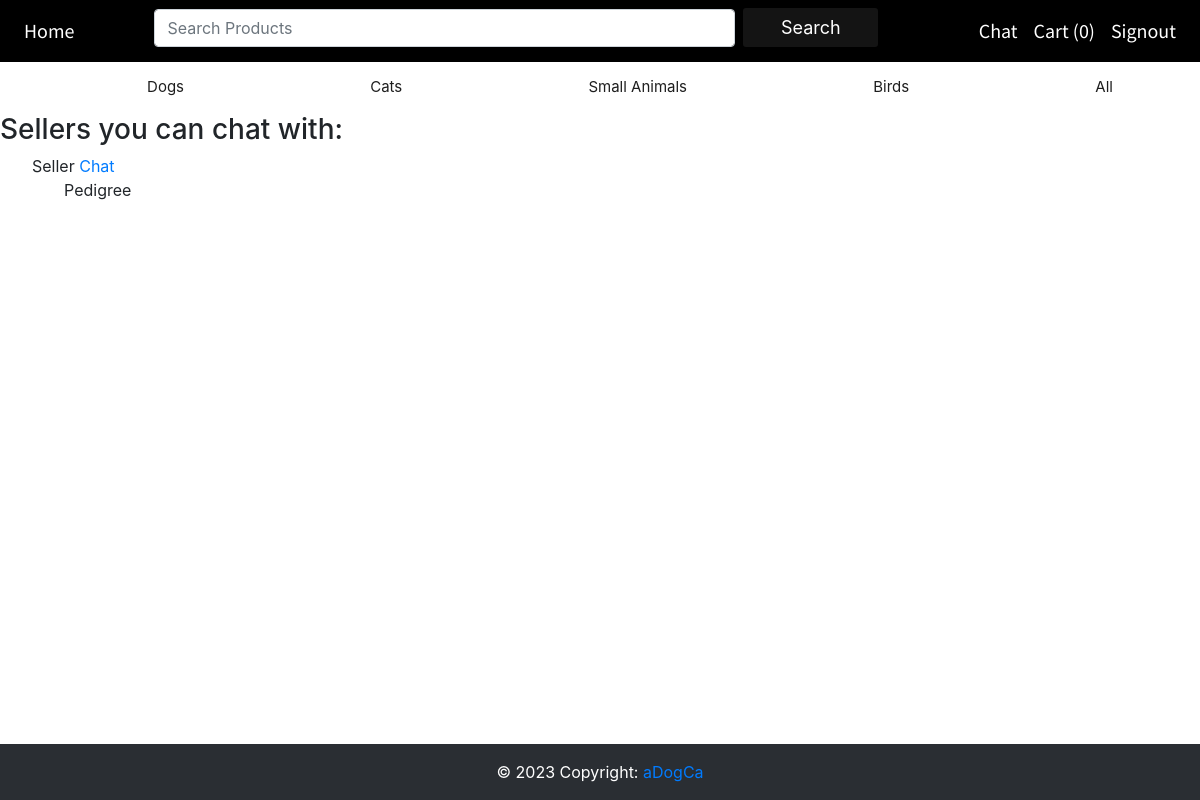
Page /sellers (signed in) on the earlier database version.
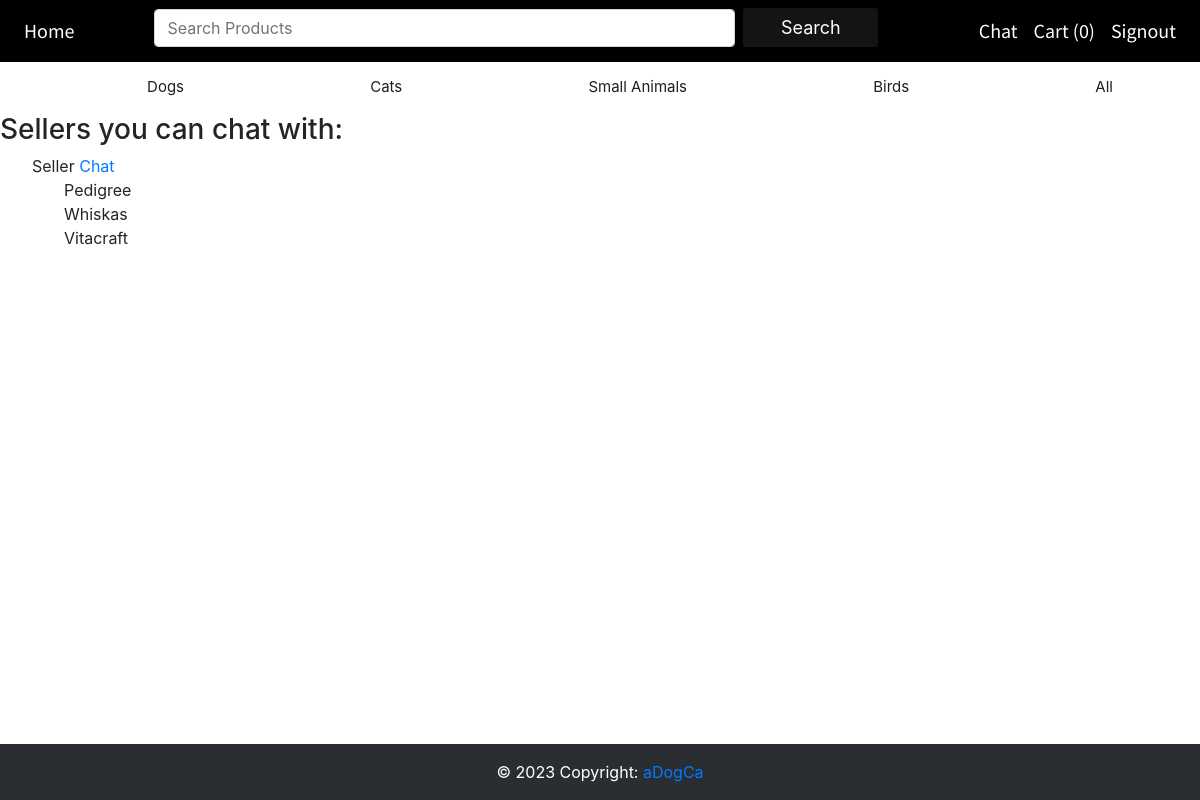
Same page on the later database version.
### website/models.py (models this page shows)
class User(db.Model, UserMixin):
    id = db.Column(db.Integer, primary_key=True)
    email = db.Column(db.String(150), unique=True)
    password = db.Column(db.String(150))
    userType = db.Column(db.String(20))
    firstName = db.Column(db.String(150))
    products = db.relationship('Products')
    messages_sent = db.relationship('Message', backref='sender', foreign_keys='Message.sender_id')
    messages_received = db.relationship('Message', backref='recipient', foreign_keys='Message.recipient_id')

class Products(db.Model):
    __searchable__ = ['name', 'description']
    id = db.Column(db.Integer, primary_key=True)
    category = db.Column(db.String(50), nullable=False)
    name = db.Column(db.String(100), nullable=False)
    description = db.Column(db.String(100), nullable=False)
    price = db.Column(db.Numeric(precision=10, scale=2))
    stock = db.Column(db.Integer)
    image1 = db.Column(db.String(120), default='image.jpg')
    image2 = db.Column(db.String(120), default='image.jpg')
    image3 = db.Column(db.String(120), default='image.jpg')
    discount = db.Column(db.String(100), db.ForeignKey('offer_codes.discount_code'))
    date = db.Column(db.DateTime(timezone=True), default=func.now())
    user_id = db.Column(db.Integer, db.ForeignKey('user.id'))
    offers = db.Column(db.String(120), default="0", nullable=False)
    offer_img = db.Column(db.String(120), default='image.jpg')

### website/views.py (the view)
@views.route('/sellers')
@login_required
def sellers_list():
    sellers = User.query.filter_by(userType="seller").all()
    return render_template('sellers.html', user=current_user, sellers=sellers)

### website/__init__.py (called while the page is built)
def create_app():
    app = Flask(__name__)
    app.config['SECRET_KEY'] = 'ISEE'
    app.config['SQLALCHEMY_DATABASE_URI'] = f'sqlite:///{DB_NAME}'
    db.init_app(app)
    search = Search()
    search.init_app(app)
    from .views import views
    from .auth import auth
    app.register_blueprint(views, url_prefix='/')
    app.register_blueprint(auth, url_prefix='/')
    from .models import User, Products
    with app.app_context():
        db.create_all()
    login_manager = LoginManager()
    login_manager.login_view = 'auth.login'
    login_manager.init_app(app)
    @login_manager.user_loader
    def load_user(id):
        return User.query.get(int(id))
    return app

### website/templates/sellers.html (shortened to what this page needs)
{% extends "base.html" %}
{% block content %}
<h3>Sellers you can chat with:</h3>
<ul>
    {% for seller in sellers %}
    <li>
        {{ seller.firstName }}
        <a href="{{ url_for('views.chat', seller_id=seller.id) }}">Chat</a>
        <ul>
            {% for product in seller.products %}
            <li>{{ product.name }}</li>
            {% endfor %}
        </ul>
    </li>
    {% endfor %}
</ul>
{% endblock %}

### website/templates/base.html (shortened to what this page needs)
<!DOCTYPE html>
<html lang="en">
<head>
    <link
            rel="stylesheet"
            href="https://stackpath.bootstrapcdn.com/bootstrap/4.4.1/css/bootstrap.min.css"
    />
    <link
            rel="stylesheet"
            href="https://stackpath.bootstrapcdn.com/font-awesome/4.7.0/css/font-awesome.min.css"
    />
    <link rel="stylesheet" href="/static/style.css">
    <link rel="stylesheet" href="https://cdnjs.cloudflare.com/ajax/libs/bootstrap/5.0.2/css/bootstrap.min.css">
    <link rel="stylesheet"
          href=
"https://cdnjs.cloudflare.com/ajax/libs/twitter-bootstrap/4.3.1/css/bootstrap.min.css" />
    <link rel="stylesheet"
          href=
"https://cdnjs.cloudflare.com/ajax/libs/bootstrap-datepicker/1.9.0/css/bootstrap-datepicker.css" />
    <link rel="stylesheet"
          href=
"https://stackpath.bootstrapcdn.com/font-awesome/4.7.0/css/font-awesome.min.css" />
</head>
<body>
<nav class="navbar navbar-expand-lg navbar-dark ">
    <div class="collapse navbar-collapse" id="navbar">
        <div class="navbar-nav ">
            {% if user.userType == 'buyer' %}
            <a class="nav-item nav-link " id="home" href="/">Home</a>
            {% elif user.userType == 'seller' %}
            <a class="nav-item nav-link " id="home1" href="/seller">Home</a>
            {% else %}
            <a class="nav-item nav-link " id="home2" href="/">Home</a>
            {% endif %}
            {% if user.userType == 'buyer' %}
            <div class="ml-5">
                <form class="form-inline ml-4" action="{{url_for('views.searchResult')}}">
                    <input class="form-control" type="search" size="50" placeholder="Search Products"
                           aria-label="Search" name="q">
                    <button id="search" class="btn btn-warning  ml-2 my-sm-0 " type="submit">Search</button>
                </form>
            </div>
            {% endif %}
        </div>
        <div class="navbar-nav ml-auto">
            {% if user.is_authenticated %}
            {% if user.userType == 'buyer' %}
            <a class="nav-item nav-link" id="seller_List" href="/sellers">Chat</a>
            {% endif %}
            {% if user.userType == 'buyer' %}
            <a class="nav-item nav-link" id="cart" href="/cart">Cart ({{ session['shopping_cart']|length }})</a>
            {% endif %}
            <a class="nav-item nav-link " id="signout" href="/logout">Signout</a>
            {% else %}
            <a class="nav-item nav-link" id="login" href="/login">Login</a>
            <a class="nav-item nav-link" id="register" href="/register">Register</a>
            {% endif %}
        </div>
    </div>
</nav>
{% block topnav %}
<div class="topnav" id="myTopnav">
    <div class="dropdown">
        <a class="dropbtn" href="/dogs">Dogs
        </a>
    </div>
    <div class="dropdown">
        <a class="dropbtn" href="/cats">Cats
        </a>
    </div>
    <div class="dropdown">
        <a class="dropbtn" href="/smallAnimals">Small Animals
        </a>
    </div>
    <div class="dropdown">
        <a class="dropbtn" href="/birds">Birds
        </a>
    </div>
    <div class="dropdown">
        <a class="dropbtn" href="/buyer">All
        </a>
    </div>
</div>
{% endblock %}
<div>{% block content %} {% endblock %}</div>
<div class="content-wrapper">
    <footer style="color:white;" class="bg-dark text-center text-lg-start">
        <div class="text-center p-3" style="background-color: rgba(0, 0, 0, 0.2);">
            © 2023 Copyright:
            <a href="">aDogCa</a>
        </div>
    </footer>
</div>
</body>
</html>

### website/static/style.css (style rules this page uses)
.nav-item { font-size: 20px; font-family:Source Sans Pro, sans-serif; color: var(--white) !important; }
body { font-family: 'Montserrat', sans-serif; }
#search { border: none; width: 7.5em; font-size: 18px; color: white; background-color: rgb(20, 20, 20); border-radius: 3px; }
.navbar { background-color: black; }
html { scroll-behavior: smooth; margin: 0; padding: 0; height: 100%; }
body { overflow-x:hidden; font-family: 'Titillium Web', sans-serif; margin: 0; padding: 0; height: 100%; }
:root { scrollbar-color: rgb(210,210,210) rgb(46,54,69) !important; scrollbar-width: thin !important; }
a { text-decoration:none; }
li { list-style:none; }
.topnav { overflow-x: hidden; overflow-y:auto; background-color: #fff; padding:0px 2%; display: flex; justify-content: space-between; width: 100%; }
.topnav a { float: left; display: block; color: #1e1e1e; text-align: center; padding: 14px 16px; text-decoration: none; font-size: 15px; margin:0px 20px; }
.dropdown { float: left; overflow: hidden; flex-grow: 1; text-align: center; }
.dropdown .dropbtn { font-size: 15px; border: none; outline: none; color: #1e1e1e; padding: 14px 16px; background-color: inherit; font-family: inherit; margin: 0px 30px; width: 100%; }
.content-wrapper { min-height: calc(100vh - (navbar-height + footer-height)); padding-bottom: 5px; }
footer { position: fixed; bottom: 0; left: 0; width: 100%; }

Differences in the rows shown:
added Products: name "Whiskas"
added Products: name "Vitacraft"
